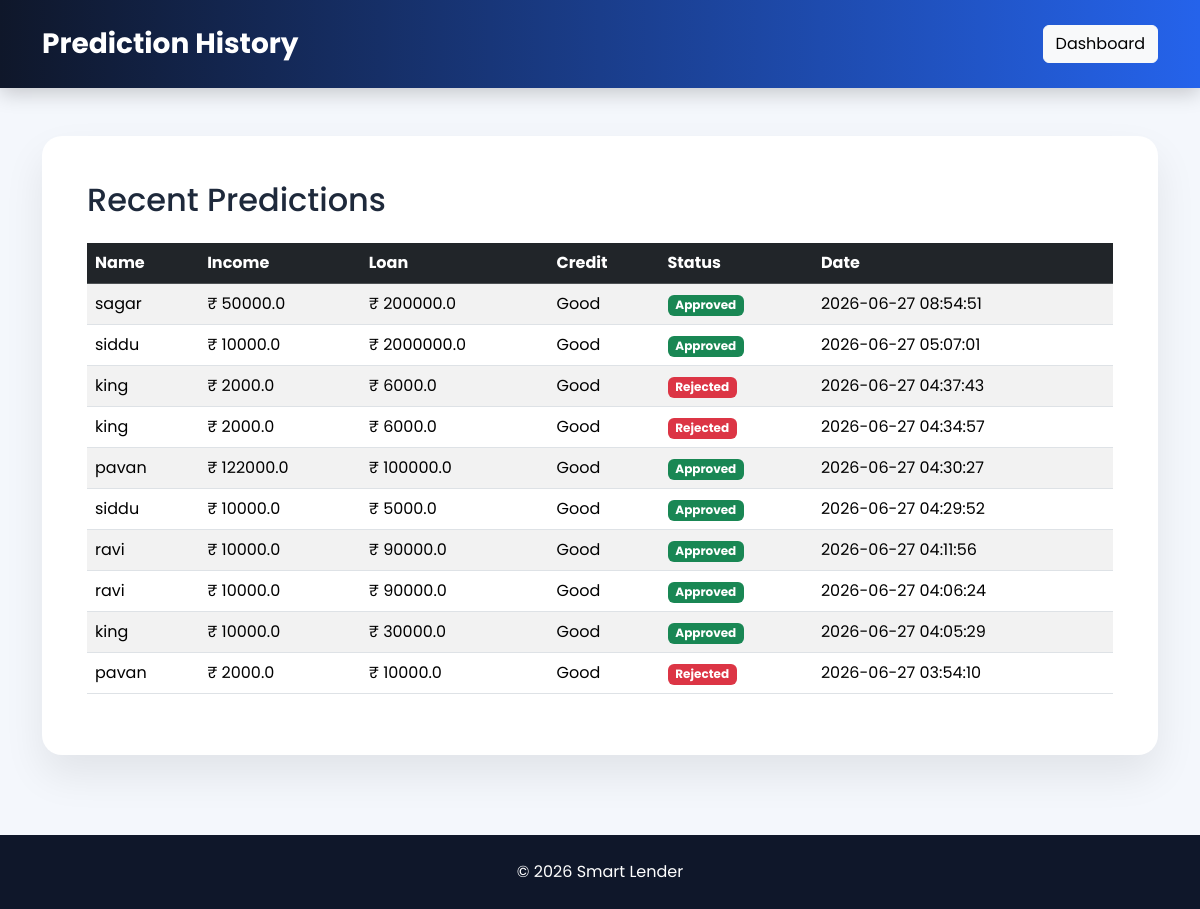
Screenshot of /history (signed in) with the database file from the repository.
### tables this page shows
CREATE TABLE predictions (

        id INTEGER PRIMARY KEY AUTOINCREMENT,
        applicant_name TEXT,

        gender TEXT,

        married TEXT,

        dependents TEXT,

        education TEXT,

        self_employed TEXT,

        applicant_income REAL,

        coapplicant_income REAL,

        loan_amount REAL,

        loan_term REAL,

        credit_history TEXT,

        property_area TEXT,

        prediction TEXT,

        created_at TIMESTAMP DEFAULT CURRENT_TIMESTAMP

    );

### app.py (the view)
@app.route("/history")
def history():
    if "user" not in session:
        return redirect("/login")
    data = get_all_predictions()
    return render_template(
        "history.html",
        data=data
    )

### database.py (called while the page is built)
def get_all_predictions():
    conn = sqlite3.connect(DATABASE)
    cursor = conn.cursor()
    cursor.execute("""

        SELECT

        applicant_name,

        applicant_income,

        loan_amount,

        credit_history,

        prediction,

        created_at

        FROM predictions

        ORDER BY id DESC

    """)
    data = cursor.fetchall()
    conn.close()
    return data

### templates/history.html (shortened to what this page needs)
<!DOCTYPE html>
<html>
<head>
<link href="https://cdn.jsdelivr.net/npm/bootstrap@5.3.3/dist/css/bootstrap.min.css" rel="stylesheet">
<link rel="stylesheet"
href="https://cdnjs.cloudflare.com/ajax/libs/font-awesome/6.7.2/css/all.min.css">
<link rel="stylesheet"
href="{{ url_for('static', filename='css/style.css') }}">
</head>
<body>
<nav class="navbar navbar-dark">
<div class="container">
<a class="navbar-brand">
Prediction History
</a>
<a href="/dashboard" class="btn btn-light">
Dashboard
</a>
</div>
</nav>
<div class="container mt-5">
<div class="form-card">
<h2 class="mb-4">
Recent Predictions
</h2>
<table class="table table-striped table-hover">
<thead class="table-dark">
<tr>
<th>Name</th>
<th>Income</th>
<th>Loan</th>
<th>Credit</th>
<th>Status</th>
<th>Date</th>
</tr>
</thead>
<tbody>
{% for row in data %}
<tr>
<td>{{row[0]}}</td>
<td>₹ {{row[1]}}</td>
<td>₹ {{row[2]}}</td>
<td>
{% if row[3]=="1.0" %}
Good
{% else %}
Poor
{% endif %}
</td>
<td>
{% if "Approved" in row[4] %}
<span class="badge bg-success">
Approved
</span>
{% else %}
<span class="badge bg-danger">
Rejected
</span>
{% endif %}
</td>
<td>{{row[5]}}</td>
</tr>
{% endfor %}
</tbody>
</table>
</div>
</div>
<footer>
© 2026 Smart Lender
</footer>
</body>
</html>

### static/css/style.css (style rules this page uses)
* { margin:0; padding:0; box-sizing:border-box; font-family:'Poppins',sans-serif; }
body { background:#f4f7fc; color:#1e293b; }
.navbar { background:linear-gradient(90deg,#0F172A,#2563EB); padding:18px 0; box-shadow:0 5px 20px rgba(0,0,0,.2); }
.navbar-brand { font-size:28px; font-weight:700; color:white !important; }
.form-card { background:white; padding:45px; border-radius:20px; box-shadow:0 20px 40px rgba(0,0,0,.08); }
footer { background:#0F172A; color:white; padding:25px; text-align:center; margin-top:80px; }

### rows the page displays
predictions: applicant_name "sagar", applicant_income "50000.0", loan_amount "200000.0", credit_history "Good", prediction "Approved", created_at "2026-06-27 08:54:51"
predictions: applicant_name "siddu", applicant_income "10000.0", loan_amount "2000000.0", credit_history "Good", prediction "Approved", created_at "2026-06-27 05:07:01"
predictions: applicant_name "king", applicant_income "2000.0", loan_amount "6000.0", credit_history "Good", prediction "Rejected", created_at "2026-06-27 04:37:43"
predictions: applicant_name "king", applicant_income "2000.0", loan_amount "6000.0", credit_history "Good", prediction "Rejected", created_at "2026-06-27 04:34:57"
predictions: applicant_name "pavan", applicant_income "122000.0", loan_amount "100000.0", credit_history "Good", prediction "Approved", created_at "2026-06-27 04:30:27"
predictions: applicant_name "siddu", applicant_income "10000.0", loan_amount "5000.0", credit_history "Good", prediction "Approved", created_at "2026-06-27 04:29:52"
predictions: applicant_name "ravi", applicant_income "10000.0", loan_amount "90000.0", credit_history "Good", prediction "Approved", created_at "2026-06-27 04:11:56"
predictions: applicant_name "ravi", applicant_income "10000.0", loan_amount "90000.0", credit_history "Good", prediction "Approved", created_at "2026-06-27 04:06:24"
predictions: applicant_name "king", applicant_income "10000.0", loan_amount "30000.0", credit_history "Good", prediction "Approved", created_at "2026-06-27 04:05:29"
predictions: applicant_name "pavan", applicant_income "2000.0", loan_amount "10000.0", credit_history "Good", prediction "Rejected", created_at "2026-06-27 03:54:10"
